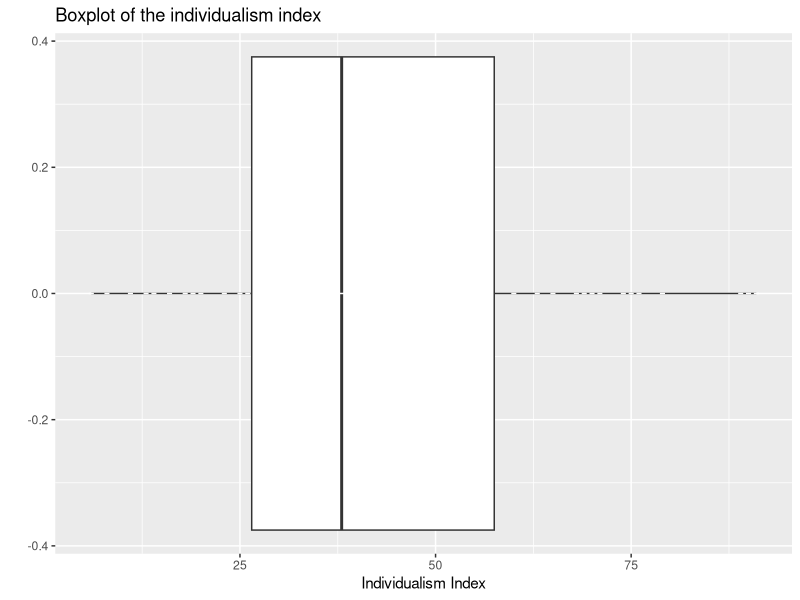
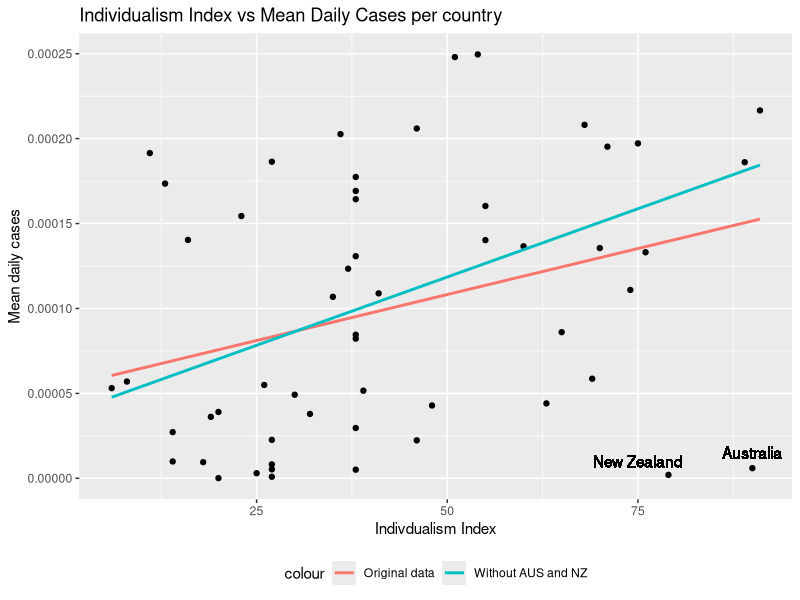
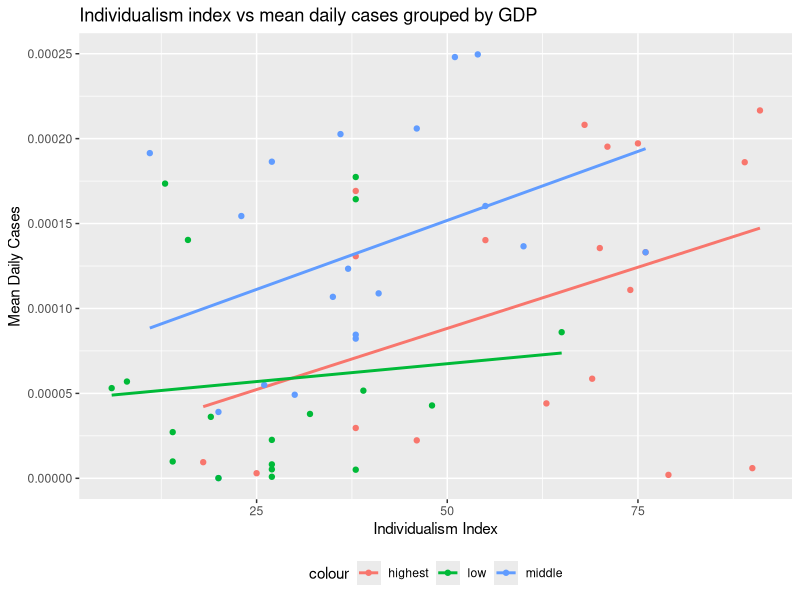
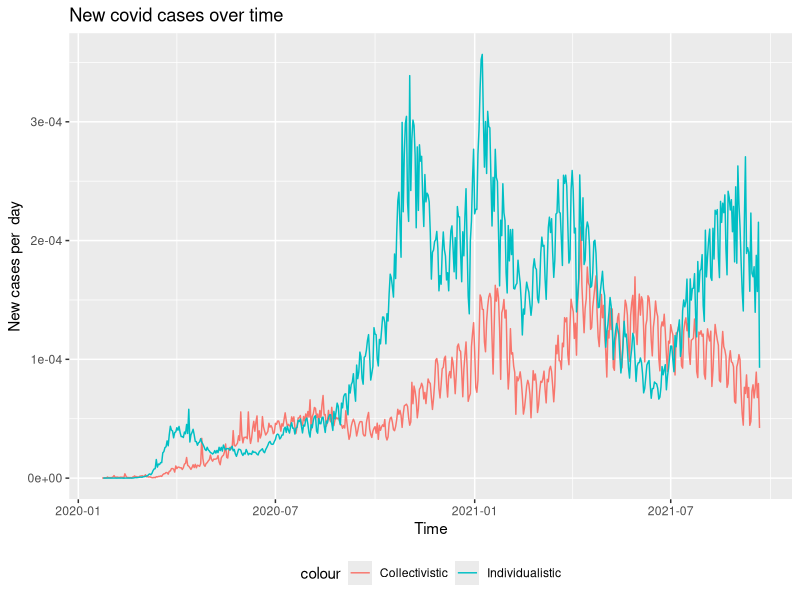

Recreate these plots in R, in order.
## ---- chunk 1
knitr::opts_chunk$set(echo = TRUE)
library("tidyverse")
library("kableExtra")
library("lubridate")

data <- read.csv("d.csv")
data <- select(data,-"X")
data <- filter(data, data$new_cases > 0)

country_summary <- data %>% group_by(location) %>% summarise("c"=mean(new_cases), 
  "p"=mean(population), "i"=mean(individualism_index), "g"=mean(gdp_per_capita),"s"=mean(stringency_index))                                                          
## ---- chunk 2
ggplot(data=country_summary) + geom_boxplot(aes(x=i))+labs(title="Boxplot of the individualism index",x="Individualism Index",y='')+stat_summary(aes(x=i,y=0),geom = "crossbar", width=0.65, fatten=0, color="white", fun.data = function(x){ return(c(y=median(x), ymin=median(x), ymax=median(x))) })




## ---- chunk 3
cors <- cor(country_summary[,unlist(lapply(country_summary, is.numeric))])

attr <- c("Mean Daily Cases","Population","Individualism_index","GDP per Capita","Stringency")
val <- c(cors[3,1], cors[3,2], cors[3,3],cors[3,4],cors[3,5])

cors <- data.frame(attr,val)
colnames(cors) <- c("Attribute","Correlation with Individualism Index");

kable(cors) %>% kable_styling()

## ---- chunk 4

country_summary_adjusted <- filter(country_summary, country_summary$location != "Australia" & country_summary$location != "New Zealand")

ggplot(data = country_summary, mapping = aes(x=i, y=c/p)) + geom_point() + geom_smooth(formula ="y ~ x",method="lm", se=FALSE,aes(color="Original data")) + geom_text(aes(label="New Zealand", x=75, y=0.00001))+
  geom_text(aes(label="Australia", x=90, y=0.000015))+labs(title="Individualism Index vs Mean Daily Cases per country",x="Indivdualism Index",y="Mean daily cases")+geom_smooth(data=country_summary_adjusted, aes(x=i, y=c/p,color="Without AUS and NZ"),formula ="y ~ x", method="lm", se=FALSE) +theme(legend.position="bottom")




## ---- chunk 5
country_summary_order_gdp <- country_summary[order(country_summary$g,decreasing = TRUE),]
g1 <- country_summary_order_gdp[1:19,];
g2 <- country_summary_order_gdp[19:37,];
g3 <- country_summary_order_gdp[37:55,];


ggplot() +geom_point(data = g1, mapping = aes(x=i, y=c/p,color="highest")) + geom_smooth(data = g1, mapping = aes(x=i, y=c/p,color="highest"), method="lm",formula ="y ~ x",se=FALSE)+
geom_point(data = g2, mapping = aes(x=i, y=c/p,color="middle")) + geom_smooth(data = g2, mapping = aes(x=i, y=c/p,color="middle"), method="lm",se=FALSE,formula ="y ~ x")+
geom_point(data = g3, mapping = aes(x=i, y=c/p,color="low")) + geom_smooth(data = g3, mapping = aes(x=i, y=c/p,color="low"), method="lm",se=FALSE, formula ="y ~ x") + labs(title="Individualism index vs mean daily cases grouped by GDP", x="Individualism Index",y="Mean Daily Cases")+theme(legend.position="bottom")

## ---- chunk 6

#group countries by location
d <- data %>% group_by(location) %>% summarise( "i"=mean(individualism_index))
d <- d[order(d$i),]

#take top half and bottom half
col <- d[1:27,1]
ind <- d[28:55,1]

#make two datasets with all data for coll and indv half
coll <-filter(data,is.element(data$location,unlist(col)) )
indd <- filter(data,is.element(data$location,unlist(ind)) )


#group by date and for each date get mean of newcases/pop for each country
col_summary_group_by_date <- coll %>% group_by(date) %>% summarise( "c"=mean(new_cases/population))

ind_summary_group_by_date <- indd %>% group_by(date) %>% summarise( "c"=mean(new_cases/population))


ggplot() + geom_line(data=col_summary_group_by_date,aes(color="Collectivistic",x=ymd(date),y=c))+ geom_line(data=ind_summary_group_by_date,aes(x=ymd(date),y=c,color="Individualistic"))+theme(legend.position="bottom")+
  labs(title="New covid cases over time",y="New cases per  day",x="Time");
